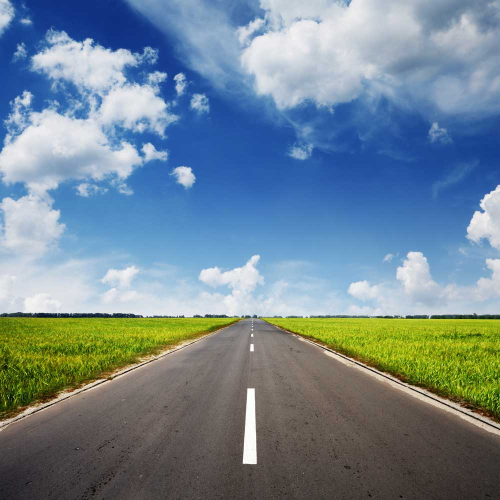
#> input picture HW1 Sobel/road.jpg, 1000 x 1000 px, found by its file name (shown at 1/2 size); its folder holds 2 pictures in this run
$ python hw1.py
#> lines starting #> are read from the running program, lines starting #| are printed output that depends on the picture
import cv2


# HW1 建環境，把結果截圖，並附上GitHub連結
def output_img(img, text):
    cv2.namedWindow(text, cv2.WINDOW_NORMAL)
    cv2.imshow(text, img)
    cv2.imwrite('%s.png' % text, img)


path = "./road/road.jpg"
road = cv2.imread(path)
#> road is the input picture: shape (1000, 1000, 3); mean B, G, R 146.6, 134.2, 114

road_gray = cv2.cvtColor(road, cv2.COLOR_BGR2GRAY)
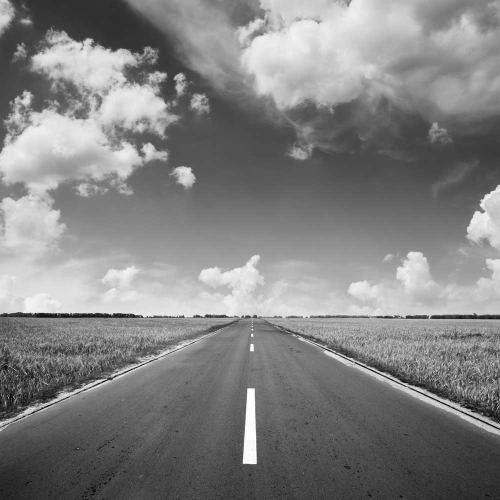
#> road_gray: shape (1000, 1000) (shown at 1/2 size); min 1, max 255, mean 129.6
# output_img(road_gray, text='./road/gray')

road_sobel = cv2.Sobel(road_gray, ddepth=-1, dx=1, dy=0, ksize=3)
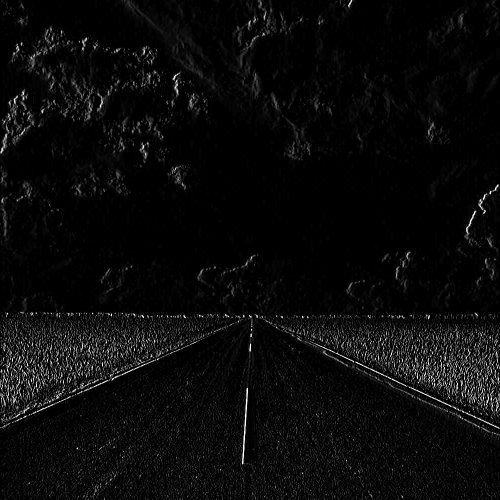
#> road_sobel: shape (1000, 1000) (shown at 1/2 size); min 0, max 255, mean 10.1
# output_img(road_sobel, text="./road/sobel_dx_3x3")

cv2.waitKey(0)
cv2.destroyAllWindows()
